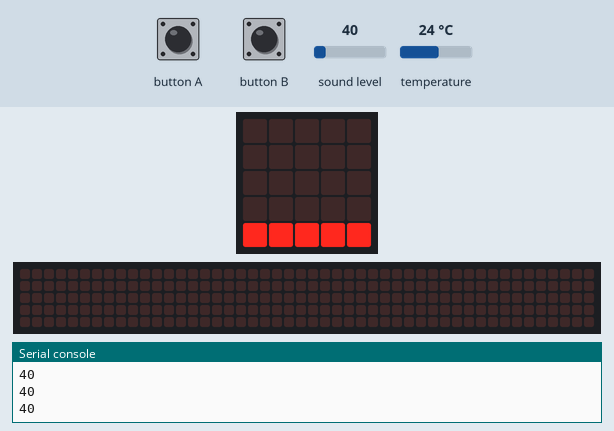
Bench run of a program on a simulated BBC micro:bit (MakeCode). Shown: the board's 5×5 LED display, a strip that is not on the board, showing the scrolling text unrolled, the last lines printed to the serial console. The test bench sets the inputs (shaded band); at power-on: sound level 40, temperature 24 °C. The 48×5 strip is a reading aid, not a part: it shows the text the display is scrolling, unrolled, one strip-width of it at a time.

Above: at 1.2 s.
1.3 s: button B pressed for 0.15 s
At 1.6 s:
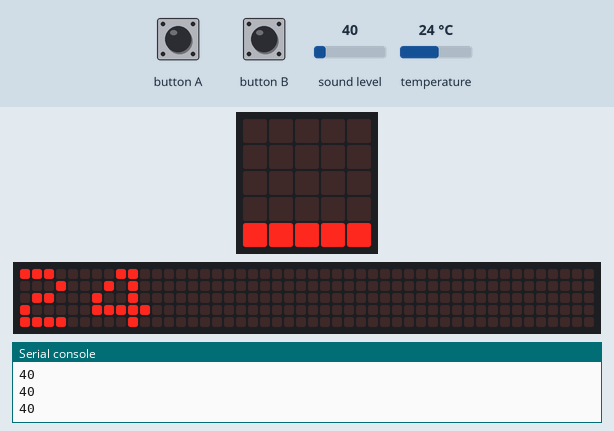
2.0 s: button A pressed for 0.15 s
At 2.12 s:
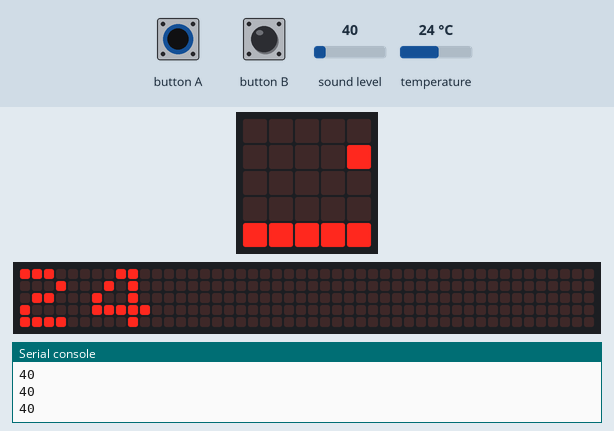
2.7 s: sound level set to 5
4.7 s: button B pressed for 0.15 s
5.4 s: sound level set to 64
At 7.52 s:
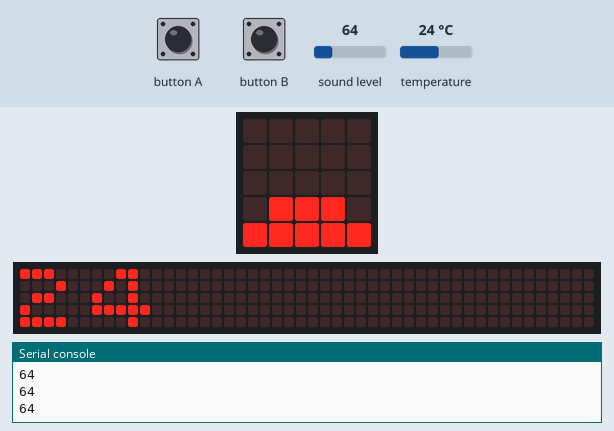
8.4 s: button A pressed for 1 s
At 9.4 s:
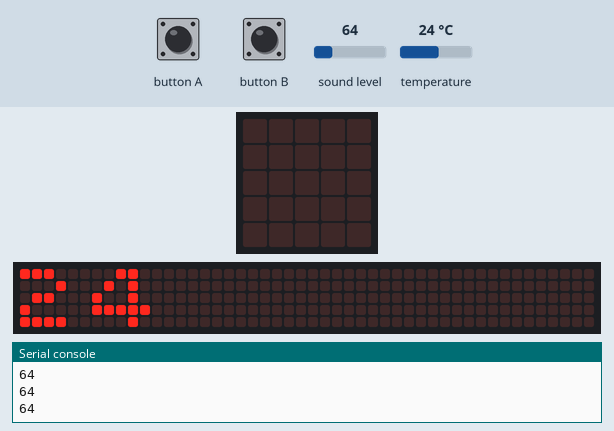
Timing chart, 0 to 11.4 s (numbered marks = the images above; inputs shaded):
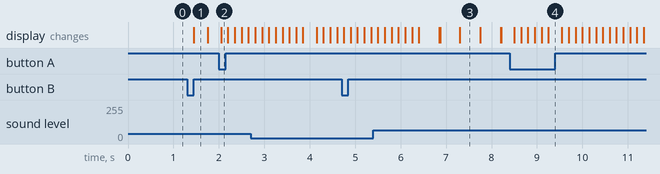

The program:

main.ts
```typescript
input.onButtonPressed(Button.B, function () {
    basic.showNumber(input.temperature())
})
let soundLevel = 0
let maxSound = 0
basic.forever(function () {
    if (input.buttonIsPressed(Button.A)) {
        basic.showNumber(maxSound)
    } else {
        soundLevel = input.soundLevel()
        led.plotBarGraph(
        soundLevel,
        255
        )
        if (soundLevel > maxSound) {
            maxSound = soundLevel
        }
    }
})
```

test.ts
```typescript
// 在此处测试；当此软件包作为插件使用时，将不会编译此软件包。
```

Measured:
- after the input at 1.3 s, the display: changes after 0.15 s (image 1)
- after the input at 2.0 s, the display: changes after 0.05 s (image 2)
- after the input at 5.4 s, the display: first differs from a run without the input after 1.5 s (image 3)
- after the input at 8.4 s, the display: first changes after 0.10 s (image 4 shows a later state)
- what the display in image 3 shows lasts 0.5 s, from 7.3 s to 7.8 s
